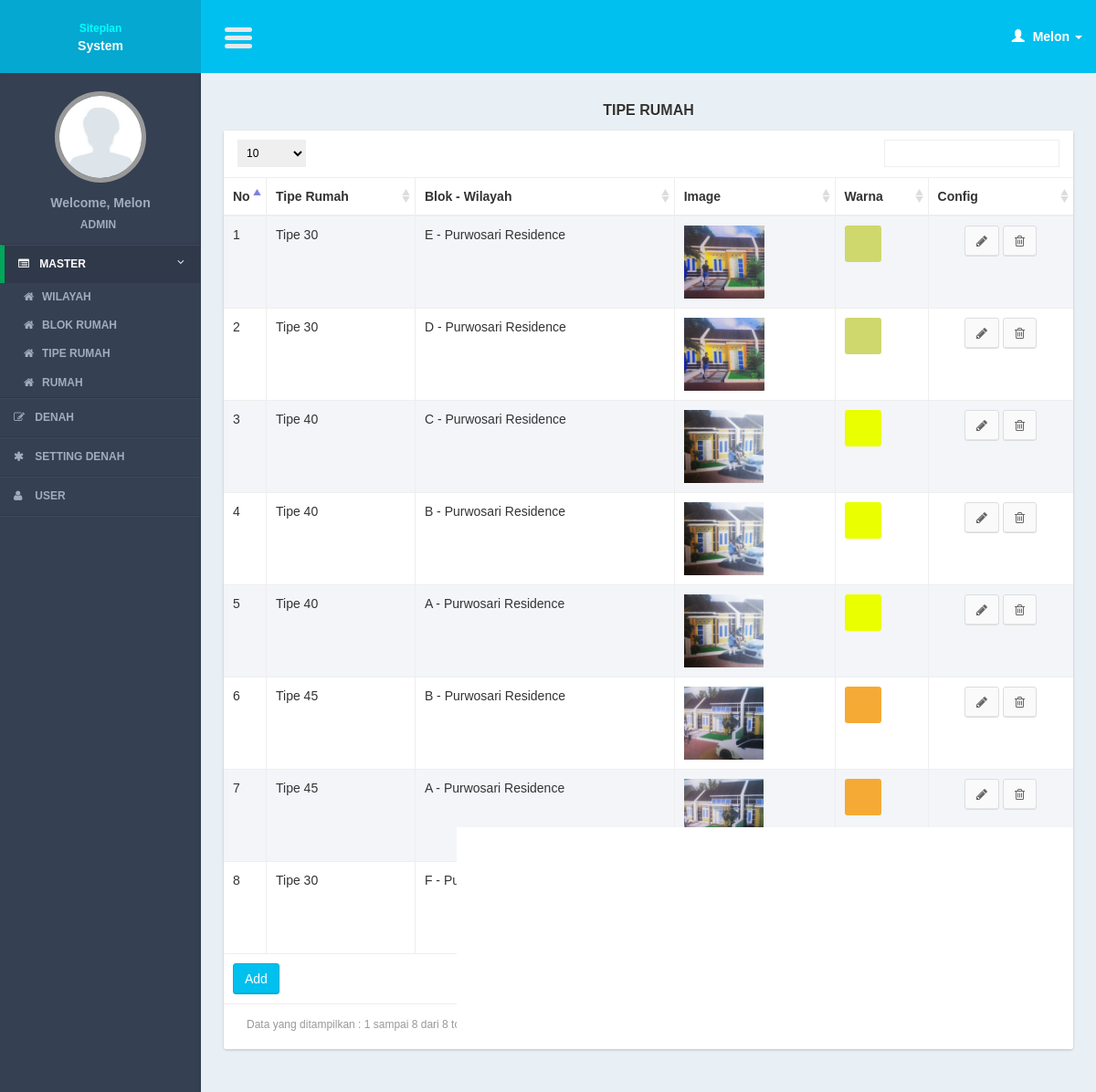
The app's page /controllers/table_type.php?page=list (signed in), older data.
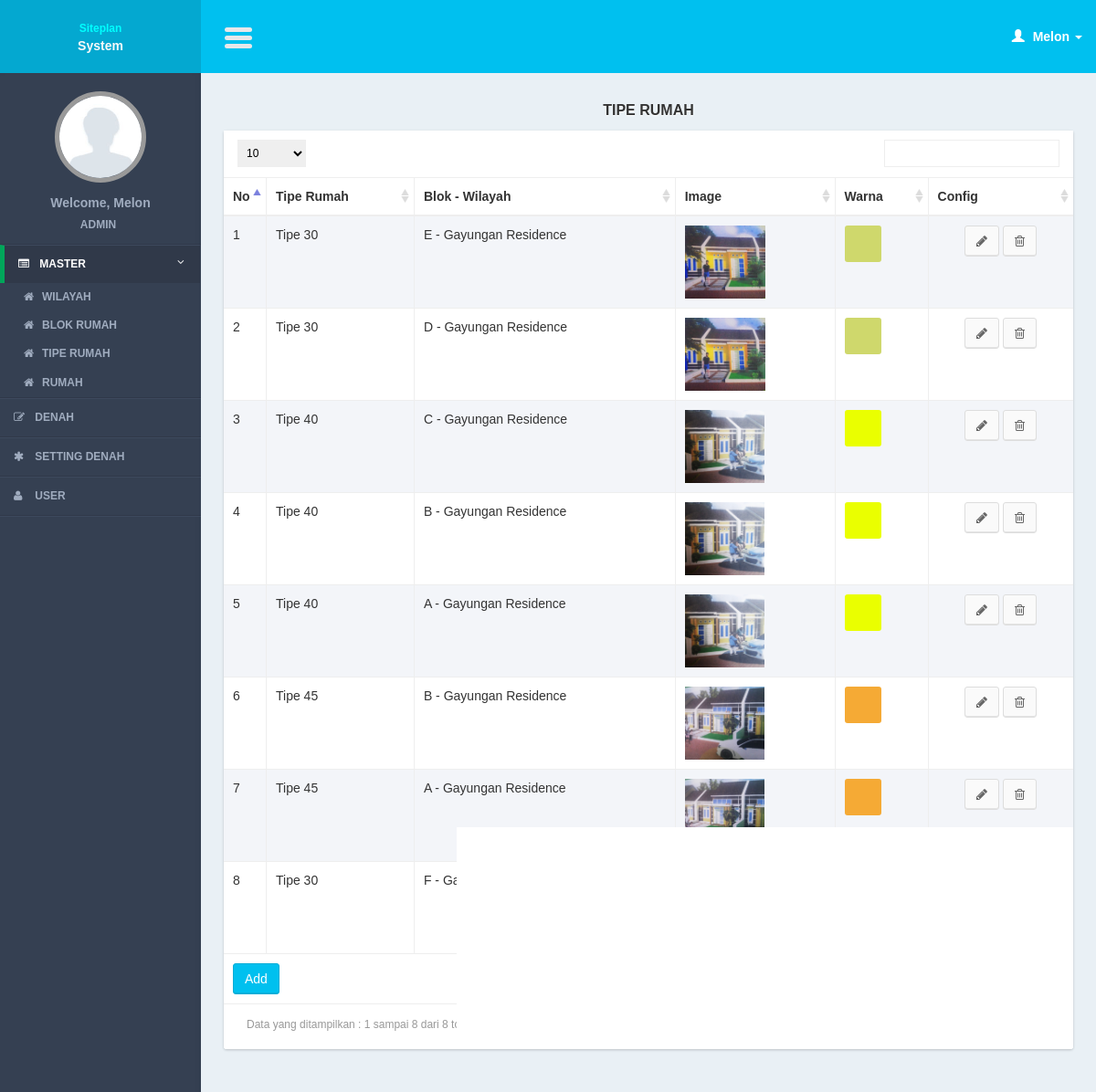
The same page, newer data.
### tables this page shows
CREATE TABLE IF NOT EXISTS `table_types` (
`tt_id` int(11) NOT NULL,
  `tt_name` varchar(100) NOT NULL,
  `tb_id` int(11) NOT NULL,
  `tt_img` text NOT NULL,
  `tt_color` varchar(10) NOT NULL
);

CREATE TABLE IF NOT EXISTS `buildings` (
`building_id` int(11) NOT NULL,
  `building_name` varchar(100) NOT NULL,
  `building_img` text NOT NULL
);

CREATE TABLE IF NOT EXISTS `table_blocks` (
`tb_id` int(11) NOT NULL,
  `tb_name` varchar(100) NOT NULL,
  `building_id` int(11) NOT NULL
);

### models/table_type_model.php (called while the page is built, shortened)
<?php
function select(){
	$query = mysql_query("select a.* , b.tb_name, c.building_name
							from table_types a
							join table_blocks b on b.tb_id = a.tb_id
							join buildings c on c.building_id = b.building_id
							order by tt_id");
	return $query;
}
?>

### views/table_type/list.php (the view, shortened to what this page needs)
     <section class="content">
         <div class="row">
             <div class="col-xs-12">
                  <div class="title_page"> <?= $title ?></div>
                 <div class="box">
                     <div class="box-body2 table-responsive">
                         <table id="example1" class="table table-bordered table-striped">
                             <thead>
                                 <tr>
                                 <th width="5%">No</th>
                                     <th>Tipe Rumah</th>
                                     <th>Blok - Wilayah</th>
                                     <th>Image</th>
                                      <th>Warna</th>
                                        <th>Config</th>
                                 </tr>
                             </thead>
                             <tbody>
                                 <?php
                                $no = 1;
  while($row = mysql_fetch_array($query)){
                                 ?>
                                 <tr>
                                 <td><?= $no?></td>
                                    <td><?= $row['tt_name']?></td>
                                    <td><?= $row['tb_name']?> - <?= $row['building_name']?></td>
                                    <td><img src="<?php
   if($row['tt_img']){
   		$image = "../img/table_type/".$row['tt_img'];
   }else{
	   $image = "../img/table_type/img_not_found.png";
    }
    echo $image ?>" height="80" /></td>
                                      <th><div class="block_color" style="background:<?= $row['tt_color'] ?>" ></div></th>
                                    <td style="text-align:center;">
                                         <a href="table_type.php?page=form&id=<?= $row['tt_id']?>" class="btn btn-default" ><i class="fa fa-pencil"></i></a>
                                         <a href="javascript:void(0)" onclick="confirm_delete(<?= $row['tt_id']; ?>,'table_type.php?page=delete&id=')" class="btn btn-default" ><i class="fa fa-trash-o"></i></a>
                                     </td>
                                 </tr>
                                 <?php
$no++;
                                 }
                                 ?>
                             </tbody>
                               <tfoot>
                                 <tr>
                                     <td colspan="6"><a href="<?= $add_button ?>" class="btn btn-info " >Add</a></td>
                                 </tr>
                             </tfoot>
                         </table>
                     </div>
                 </div>
             </div>
         </div>
     </section>

Row changes from the older to the newer data that the page shows:
changed through a linked row, table_types (number 1 of 8 on the later page): buildings.building_name "Purwosari Residence" → "Gayungan Residence"
changed through a linked row, table_types (number 2 of 8 on the later page): buildings.building_name "Purwosari Residence" → "Gayungan Residence"
changed through a linked row, table_types (number 3 of 8 on the later page): buildings.building_name "Purwosari Residence" → "Gayungan Residence"
changed through a linked row, table_types (number 4 of 8 on the later page): buildings.building_name "Purwosari Residence" → "Gayungan Residence"
changed through a linked row, table_types (number 5 of 8 on the later page): buildings.building_name "Purwosari Residence" → "Gayungan Residence"
changed through a linked row, table_types (number 6 of 8 on the later page): buildings.building_name "Purwosari Residence" → "Gayungan Residence"
changed through a linked row, table_types (number 7 of 8 on the later page): buildings.building_name "Purwosari Residence" → "Gayungan Residence"
changed through a linked row, table_types (number 8 of 8 on the later page): buildings.building_name "Purwosari Residence" → "Gayungan Residence"
